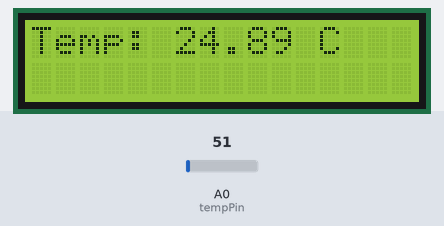
Recording of a sketch running on a simulated Arduino Uno, built with avr-gcc and run on an emulated ATmega328P. Parts: 16×2 character LCD. Inputs (shaded band) come from the test bench; at power-on: A0 (tempPin) = 51.

Above: at 1.2 s.
1.3 s: A0 (tempPin) set to 23
At 2.9 s:
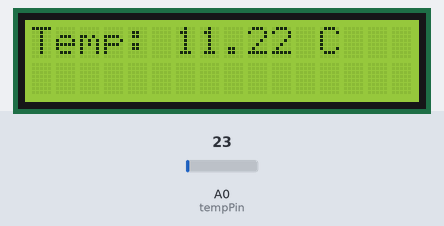
3.5 s: A0 (tempPin) set to 19
At 4.6 s:
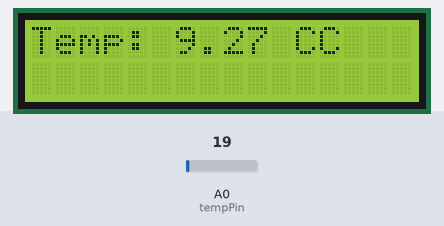
5.5 s: A0 (tempPin) set to 15
At 7.5 s:
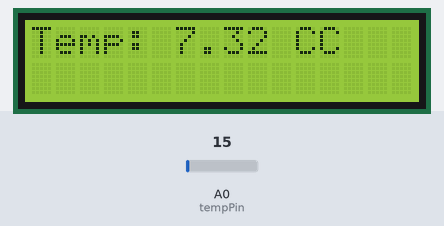
Timing chart, 0 to 9.0 s (numbered marks = the images above; inputs shaded):
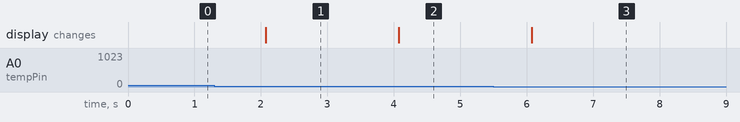

Measured:
- the behaviour switches between 21 and 20 on A0 (tempPin) (found by bisection; images 1 and 2)
- after the input at 1.3 s, the display: changes after 0.77 s (image 1)
- after the input at 3.5 s, the display: changes after 0.57 s (image 2)
- after the input at 5.5 s, the display: changes after 0.58 s (image 3)

The sketch:

temp-lcd.ino
```cpp
// Temperature Display on LCD
#include <LiquidCrystal.h>
LiquidCrystal lcd(7, 6, 5, 4, 3, 2);
int tempPin = A0;
void setup() {
  lcd.begin(16, 2);
}
void loop() {
  int val = analogRead(tempPin);
  float tempC = val * 0.488;
  lcd.setCursor(0, 0);
  lcd.print("Temp: ");
  lcd.print(tempC);
  lcd.print(" C");
  delay(1000);
}
```
